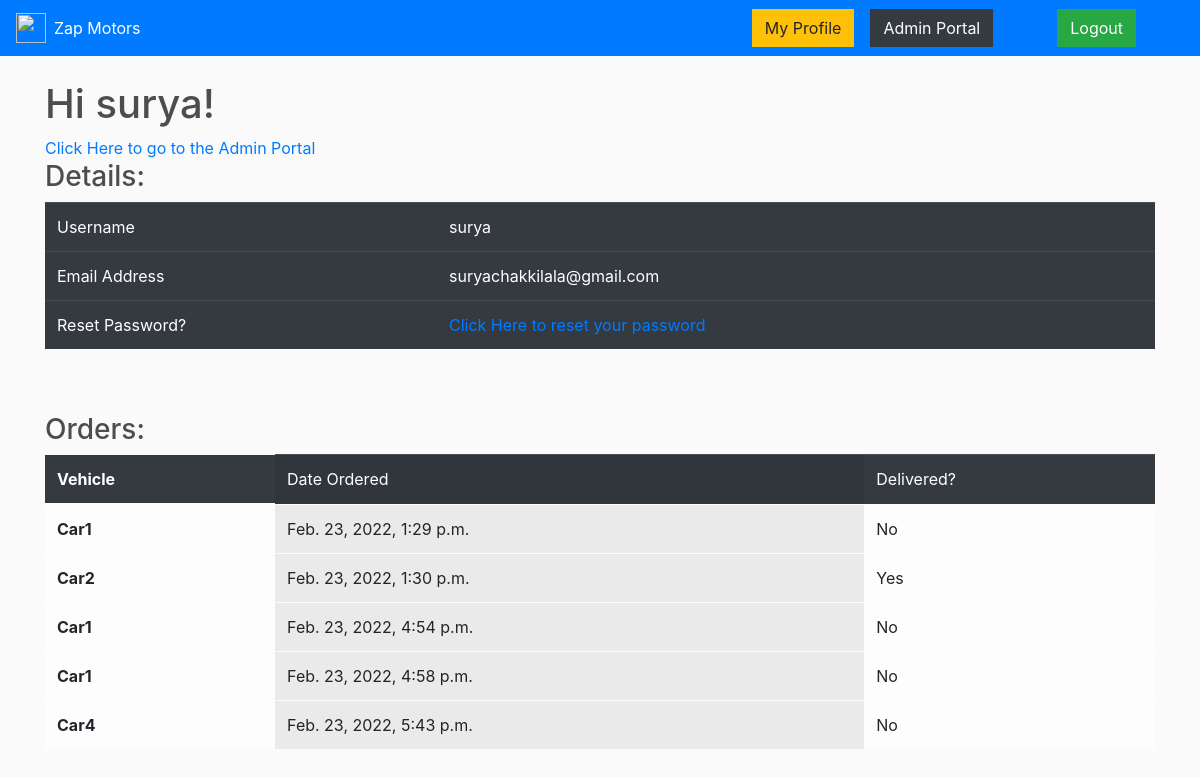
The app's page /profile (signed in) with its own data.
### store/models.py (models this page shows, shortened)
class Order(models.Model):
    user = models.TextField(default='_')
    date_ordered = models.DateTimeField(auto_now_add=True)
    complete = models.BooleanField(default=False)
    product_name = models.TextField(default='_')

### store/views.py (the view)
# urls.py: path('profile', views.profile, name='profile'),
def profile(request):
    if not request.user.is_authenticated:
        return redirect('login')
    orders = Order.objects.all().filter(user=request.user.username)
    context = {'orders': orders}
    return render(request, 'store/profile.html', context)

### store/templates/store/profile.html
{% extends 'store/main.html' %}
{% block content %}
    <h1>Hi {{user.username}}!</h1>
    {% if user.is_superuser %}
        <a href='/admin'>Click Here to go to the Admin Portal</a><br>
    {% endif %}
    <h3>Details:</h3>
    <table class="table table-dark table-hover">
        <tbody>
            <tr>
                <td>Username</td>
                <td>{{user.username}}</td>
            </tr>
            <tr>
                <td>Email Address</td>
                <td>{{user.email}}</td>
            </tr>
            <tr>
              <td>Reset Password?</td>
              <td><a href="{% url 'reset_password' %}">Click Here to reset your password</a>
            </tr>
        </tbody>
      </table>
      <br><br>
      <h3>Orders:</h3>
    <table class="table table-light table-hover">
        <thead class='table table-dark'>
            <th scope="row">Vehicle</th>
            <td colspan="2" class="table-active">Date Ordered</td>
            <td>Delivered?</td>
          </thead>
        <tbody>
              {% for order in orders %}
                <tr>
                    <th scope="row">{{order.product_name}}</th>
                    <td colspan="2" class="table-active">{{order.date_ordered}}</td>
                    {% if order.complete %}
                        <td>Yes</td>
                    {% else %}
                    <td>No</span></td>
                    {% endif %}
                </tr>
              {% endfor %}
        </tbody>
    </table>
{% endblock  %}

### static/css/main.css (style rules this page uses)
body { background-color: hsl(0, 0%, 98%); }
h1,h2,h3,h4,h5,h6 { color:hsl(0, 0%, 30%); }

### records on screen
Order: product_name "Car1", date_ordered "Feb. 23, 2022, 1:29 p.m.", complete "No"
Order: product_name "Car2", date_ordered "Feb. 23, 2022, 1:30 p.m.", complete "Yes"
Order: product_name "Car1", date_ordered "Feb. 23, 2022, 4:54 p.m.", complete "No"
Order: product_name "Car1", date_ordered "Feb. 23, 2022, 4:58 p.m.", complete "No"
Order: product_name "Car4", date_ordered "Feb. 23, 2022, 5:43 p.m.", complete "No"

### other values on screen
{{ user.username }} "surya"
{{ user.email }} "suryachakkilala@gmail.com"
